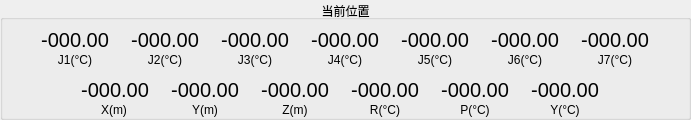
     <widget class="QGroupBox" name="atuPos_GroupBox">
      <property name="geometry">
       <rect>
        <x>10</x>
        <y>10</y>
        <width>691</width>
        <height>120</height>
       </rect>
      </property>
      <property name="title">
       <string>当前位置</string>
      </property>
      <property name="alignment">
       <set>Qt::AlignCenter</set>
      </property>
      <widget class="QLabel" name="J1pos_Label">
       <property name="geometry">
        <rect>
         <x>40</x>
         <y>50</y>
         <width>70</width>
         <height>20</height>
        </rect>
       </property>
       <property name="text">
        <string>J1(°C)</string>
       </property>
       <property name="alignment">
        <set>Qt::AlignCenter</set>
       </property>
      </widget>
      <widget class="QLabel" name="J2pos_Label">
       <property name="geometry">
        <rect>
         <x>130</x>
         <y>50</y>
         <width>70</width>
         <height>20</height>
        </rect>
       </property>
       <property name="text">
        <string>J2(°C)</string>
       </property>
       <property name="alignment">
        <set>Qt::AlignCenter</set>
       </property>
      </widget>
      <widget class="QLabel" name="C1pos_Label">
       <property name="geometry">
        <rect>
         <x>79</x>
         <y>100</y>
         <width>70</width>
         <height>20</height>
        </rect>
       </property>
       <property name="text">
        <string>X(m)</string>
       </property>
       <property name="alignment">
        <set>Qt::AlignCenter</set>
       </property>
      </widget>
      <widget class="QLabel" name="J1pos_Label2">
       <property name="geometry">
        <rect>
         <x>40</x>
         <y>30</y>
         <width>70</width>
         <height>20</height>
        </rect>
       </property>
       <property name="font">
        <font>
         <family>Ubuntu</family>
         <pointsize>15</pointsize>
        </font>
       </property>
       <property name="text">
        <string>-000.00</string>
       </property>
       <property name="alignment">
        <set>Qt::AlignCenter</set>
       </property>
      </widget>
      <widget class="QLabel" name="C1pos_Label2">
       <property name="geometry">
        <rect>
         <x>80</x>
         <y>80</y>
         <width>70</width>
         <height>20</height>
        </rect>
       </property>
       <property name="font">
        <font>
         <family>Ubuntu</family>
         <pointsize>15</pointsize>
        </font>
       </property>
       <property name="text">
        <string>-000.00</string>
       </property>
       <property name="alignment">
        <set>Qt::AlignCenter</set>
       </property>
      </widget>
      <widget class="QLabel" name="J2pos_Label2">
       <property name="geometry">
        <rect>
         <x>130</x>
         <y>30</y>
         <width>70</width>
         <height>20</height>
        </rect>
       </property>
       <property name="font">
        <font>
         <family>Ubuntu</family>
         <pointsize>15</pointsize>
        </font>
       </property>
       <property name="text">
        <string>-000.00</string>
       </property>
       <property name="alignment">
        <set>Qt::AlignCenter</set>
       </property>
      </widget>
      <widget class="QLabel" name="J3pos_Label2">
       <property name="geometry">
        <rect>
         <x>220</x>
         <y>30</y>
         <width>70</width>
         <height>20</height>
        </rect>
       </property>
       <property name="font">
        <font>
         <family>Ubuntu</family>
         <pointsize>15</pointsize>
        </font>
       </property>
       <property name="text">
        <string>-000.00</string>
       </property>
       <property name="alignment">
        <set>Qt::AlignCenter</set>
       </property>
      </widget>
      <widget class="QLabel" name="J4pos_Label2">
       <property name="geometry">
        <rect>
         <x>310</x>
         <y>30</y>
         <width>70</width>
         <height>20</height>
        </rect>
       </property>
       <property name="font">
        <font>
         <family>Ubuntu</family>
         <pointsize>15</pointsize>
        </font>
       </property>
       <property name="text">
        <string>-000.00</string>
       </property>
       <property name="alignment">
        <set>Qt::AlignCenter</set>
       </property>
      </widget>
      <widget class="QLabel" name="J5pos_Label2">
       <property name="geometry">
        <rect>
         <x>400</x>
         <y>30</y>
         <width>70</width>
         <height>20</height>
        </rect>
       </property>
       <property name="font">
        <font>
         <family>Ubuntu</family>
         <pointsize>15</pointsize>
        </font>
       </property>
       <property name="text">
        <string>-000.00</string>
       </property>
       <property name="alignment">
        <set>Qt::AlignCenter</set>
       </property>
      </widget>
      <widget class="QLabel" name="J6pos_Label2">
       <property name="geometry">
        <rect>
         <x>490</x>
         <y>30</y>
         <width>70</width>
         <height>20</height>
        </rect>
       </property>
       <property name="font">
        <font>
         <family>Ubuntu</family>
         <pointsize>15</pointsize>
        </font>
       </property>
       <property name="text">
        <string>-000.00</string>
       </property>
       <property name="alignment">
        <set>Qt::AlignCenter</set>
       </property>
      </widget>
      <widget class="QLabel" name="J7pos_Label2">
       <property name="geometry">
        <rect>
         <x>580</x>
         <y>30</y>
         <width>70</width>
         <height>20</height>
        </rect>
       </property>
       <property name="font">
        <font>
         <family>Ubuntu</family>
         <pointsize>15</pointsize>
        </font>
       </property>
       <property name="text">
        <string>-000.00</string>
       </property>
       <property name="alignment">
        <set>Qt::AlignCenter</set>
       </property>
      </widget>
      <widget class="QLabel" name="J3pos_Label">
       <property name="geometry">
        <rect>
         <x>220</x>
         <y>50</y>
         <width>70</width>
         <height>20</height>
        </rect>
       </property>
       <property name="text">
        <string>J3(°C)</string>
       </property>
       <property name="alignment">
        <set>Qt::AlignCenter</set>
       </property>
      </widget>
      <widget class="QLabel" name="J4pos_Label">
       <property name="geometry">
        <rect>
         <x>310</x>
         <y>50</y>
         <width>70</width>
         <height>20</height>
        </rect>
       </property>
       <property name="text">
        <string>J4(°C)</string>
       </property>
       <property name="alignment">
        <set>Qt::AlignCenter</set>
       </property>
      </widget>
      <widget class="QLabel" name="J5pos_Label">
       <property name="geometry">
        <rect>
         <x>400</x>
         <y>50</y>
         <width>70</width>
         <height>20</height>
        </rect>
       </property>
       <property name="text">
        <string>J5(°C)</string>
       </property>
       <property name="alignment">
        <set>Qt::AlignCenter</set>
       </property>
      </widget>
      <widget class="QLabel" name="J6pos_Label">
       <property name="geometry">
        <rect>
         <x>490</x>
         <y>50</y>
         <width>70</width>
         <height>20</height>
        </rect>
       </property>
       <property name="text">
        <string>J6(°C)</string>
       </property>
       <property name="alignment">
        <set>Qt::AlignCenter</set>
       </property>
      </widget>
      <widget class="QLabel" name="J7pos_Label">
       <property name="geometry">
        <rect>
         <x>580</x>
         <y>50</y>
         <width>70</width>
         <height>20</height>
        </rect>
       </property>
       <property name="text">
        <string>J7(°C)</string>
       </property>
       <property name="alignment">
        <set>Qt::AlignCenter</set>
       </property>
      </widget>
      <widget class="QLabel" name="C2pos_Label2">
       <property name="geometry">
        <rect>
         <x>170</x>
         <y>80</y>
         <width>70</width>
         <height>20</height>
        </rect>
       </property>
       <property name="font">
        <font>
         <family>Ubuntu</family>
         <pointsize>15</pointsize>
        </font>
       </property>
       <property name="text">
        <string>-000.00</string>
       </property>
       <property name="alignment">
        <set>Qt::AlignCenter</set>
       </property>
      </widget>
      <widget class="QLabel" name="C2pos_Label">
       <property name="geometry">
        <rect>
         <x>170</x>
         <y>100</y>
         <width>70</width>
         <height>20</height>
        </rect>
       </property>
       <property name="text">
        <string>Y(m)</string>
       </property>
       <property name="alignment">
        <set>Qt::AlignCenter</set>
       </property>
      </widget>
      <widget class="QLabel" name="C3pos_Label2">
       <property name="geometry">
        <rect>
         <x>260</x>
         <y>80</y>
         <width>70</width>
         <height>20</height>
        </rect>
       </property>
       <property name="font">
        <font>
         <family>Ubuntu</family>
         <pointsize>15</pointsize>
        </font>
       </property>
       <property name="text">
        <string>-000.00</string>
       </property>
       <property name="alignment">
        <set>Qt::AlignCenter</set>
       </property>
      </widget>
      <widget class="QLabel" name="C3pos_Label">
       <property name="geometry">
        <rect>
         <x>260</x>
         <y>100</y>
         <width>70</width>
         <height>20</height>
        </rect>
       </property>
       <property name="text">
        <string>Z(m)</string>
       </property>
       <property name="alignment">
        <set>Qt::AlignCenter</set>
       </property>
      </widget>
      <widget class="QLabel" name="C4pos_Label2">
       <property name="geometry">
        <rect>
         <x>350</x>
         <y>80</y>
         <width>70</width>
         <height>20</height>
        </rect>
       </property>
       <property name="font">
        <font>
         <family>Ubuntu</family>
         <pointsize>15</pointsize>
        </font>
       </property>
       <property name="text">
        <string>-000.00</string>
       </property>
       <property name="alignment">
        <set>Qt::AlignCenter</set>
       </property>
      </widget>
      <widget class="QLabel" name="C4pos_Label">
       <property name="geometry">
        <rect>
         <x>350</x>
         <y>100</y>
         <width>70</width>
         <height>20</height>
        </rect>
       </property>
       <property name="text">
        <string>R(°C)</string>
       </property>
       <property name="alignment">
        <set>Qt::AlignCenter</set>
       </property>
      </widget>
      <widget class="QLabel" name="C5pos_Label2">
       <property name="geometry">
        <rect>
         <x>440</x>
         <y>80</y>
         <width>70</width>
         <height>20</height>
        </rect>
       </property>
       <property name="font">
        <font>
         <family>Ubuntu</family>
         <pointsize>15</pointsize>
        </font>
       </property>
       <property name="text">
        <string>-000.00</string>
       </property>
       <property name="alignment">
        <set>Qt::AlignCenter</set>
       </property>
      </widget>
      <widget class="QLabel" name="C5pos_Label">
       <property name="geometry">
        <rect>
         <x>440</x>
         <y>100</y>
         <width>70</width>
         <height>20</height>
        </rect>
       </property>
       <property name="text">
        <string>P(°C)</string>
       </property>
       <property name="alignment">
        <set>Qt::AlignCenter</set>
       </property>
      </widget>
      <widget class="QLabel" name="C6pos_Label2">
       <property name="geometry">
        <rect>
         <x>530</x>
         <y>80</y>
         <width>70</width>
         <height>20</height>
        </rect>
       </property>
       <property name="font">
        <font>
         <family>Ubuntu</family>
         <pointsize>15</pointsize>
        </font>
       </property>
       <property name="text">
        <string>-000.00</string>
       </property>
       <property name="alignment">
        <set>Qt::AlignCenter</set>
       </property>
      </widget>
      <widget class="QLabel" name="C6pos_Label">
       <property name="geometry">
        <rect>
         <x>530</x>
         <y>100</y>
         <width>70</width>
         <height>20</height>
        </rect>
       </property>
       <property name="text">
        <string>Y(°C)</string>
       </property>
       <property name="alignment">
        <set>Qt::AlignCenter</set>
       </property>
      </widget>
     </widget>
